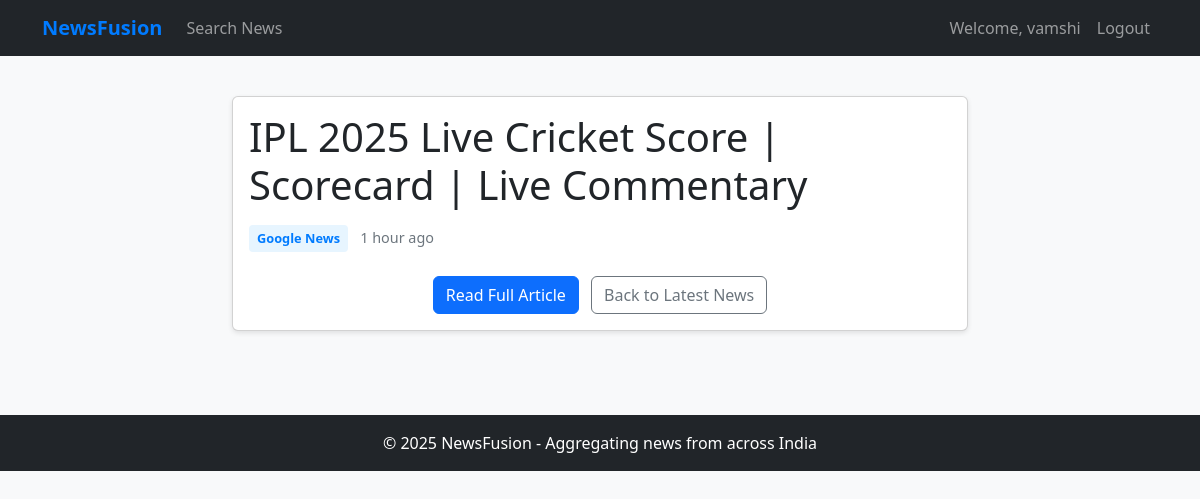
Page /article/1/ (signed in) on the committed database.
### newsapp/models.py (models this page shows, shortened)
class Article(models.Model):
    title = models.CharField(max_length=255)
    summary = models.TextField(blank=True, null=True)
    url = models.URLField(max_length=500)
    source = models.CharField(max_length=100)  # Publisher name
    published_time = models.CharField(max_length=100, blank=True, null=True)
    keyword = models.CharField(max_length=100, blank=True, null=True)
    content_hash = models.CharField(max_length=64, unique=True)
    created_at = models.DateTimeField(auto_now_add=True)
    class Meta:
        ordering = ['-created_at']
        indexes = [
            models.Index(fields=['keyword']),
            models.Index(fields=['content_hash']),
        ]

### newsapp/views.py (the view)
# urls.py: path('article/<int:article_id>/', views.google_news_detail, name='article_detail'),
def google_news_detail(request, article_id):
    article = get_object_or_404(Article, id=article_id)
    keyword = request.GET.get('q', '')
    context = {
        'article': article,
        'keyword': keyword,
        'from_search': bool(keyword)
    }
    return render(request, 'newsapp/google_news_detail.html', context)

### templates/newsapp/google_news_detail.html (shortened to what this page needs)
{% extends "base.html" %}
{% block content %}
<div class="row justify-content-center">
    <div class="col-md-8">
        <div class="card">
            <div class="card-body">
                <h1 class="card-title mb-3">{{ article.title }}</h1>
                <div class="mb-4">
                    <span class="news-source">{{ article.source }}</span>
                    {% if article.published_time %}
                    <span class="news-date ms-2">{{ article.published_time }}</span>
                    {% endif %}
                </div>
                <div class="text-center mt-4">
                    <a href="{{ article.url }}" target="_blank" class="btn btn-primary">Read Full Article</a>
                    {% if from_search %}
                    <a href="{% url 'search' %}?q={{ keyword }}" class="btn btn-outline-secondary ms-2">Back to Search</a>
                    {% else %}
                    <a href="{% url 'index' %}" class="btn btn-outline-secondary ms-2">Back to Latest News</a>
                    {% endif %}
                </div>
            </div>
        </div>
    </div>
</div>
{% endblock %}

### templates/base.html (shortened to what this page needs)
<!DOCTYPE html>
<html lang="en">
<head>
    <link href="https://cdn.jsdelivr.net/npm/bootstrap@5.3.0-alpha1/dist/css/bootstrap.min.css" rel="stylesheet">
    {% load static %}
    <link href="{% static 'css/style.css' %}" rel="stylesheet">
</head>
<body>
    <nav class="navbar navbar-expand-lg navbar-dark bg-dark fixed-top">
        <div class="container">
            <a class="navbar-brand" href="{% url 'index' %}">NewsFusion</a>
            <div class="collapse navbar-collapse" id="navbarNav">
                <ul class="navbar-nav me-auto">
                    {% if user.is_authenticated %}
                    <li class="nav-item">
                        <a class="nav-link" href="{% url 'search' %}">Search News</a>
                    </li>
                    {% endif %}
                </ul>
                <ul class="navbar-nav ms-auto">
                    {% if user.is_authenticated %}
                    <li class="nav-item">
                        <span class="nav-link">Welcome, {{ user.username }}</span>
                    </li>
                    <li class="nav-item">
                        <a class="nav-link" href="{% url 'logout' %}">Logout</a>
                    </li>
                    {% endif %}
                </ul>
            </div>
        </div>
    </nav>
    <main class="container mt-4 py-3">
        {% block content %}{% endblock %}
    </main>
    <footer class="bg-dark text-white text-center py-3 mt-5">
        <div class="container">
            <p class="mb-0">© 2025 NewsFusion - Aggregating news from across India</p>
        </div>
    </footer>
</body>
</html>

### static/css/style.css (style rules this page uses)
.card { transition: transform 0.3s ease, box-shadow 0.3s ease; }
.news-source { display: inline-block; background-color: #e7f5ff; color: #0d6efd; padding: 0.25rem 0.5rem; border-radius: 0.25rem; font-size: 0.8rem; font-weight: bold; }
.news-date { font-size: 0.8rem; color: #6c757d; }
footer { margin-top: 3rem; padding: 1.5rem 0; background-color: #212529; color: white; }

### templates/base.html (style rules this page uses)
body { padding-top: 56px; background-color: #f8f9fa; }
.navbar-brand { font-weight: bold; color: #007bff !important; }
.card { margin-bottom: 20px; box-shadow: 0 2px 5px rgba(0,0,0,0.1); transition: all 0.3s; }
.news-date { color: #6c757d; font-size: 0.9rem; }
.news-source { font-weight: bold; color: #007bff; }

### rows in the picture
Article: title "IPL 2025 Live Cricket Score | Scorecard | Live Commentary", source "Google News", published_time "1 hour ago"

### other values in the picture
{{ user.username }} "vamshi"
